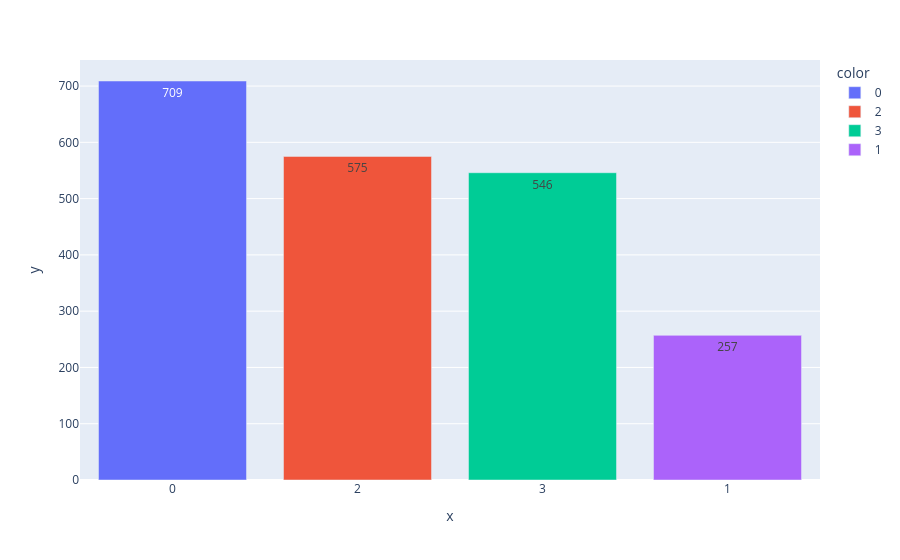

Notebook code for this chart:
### Code cell
# visualiser le diagramme des nombres d'observations
bar_plot(val)

### Figure 1 — Plotly figure (JSON) as saved in the notebook; plotly's stock layout.template omitted (floating-point values rounded to 4 significant figures)
{"data": [{"hovertemplate": "color=0<br>x=%{x}<br>y=%{y}<extra></extra>", "legendgroup": "0", "marker": {"color": "#636efa", "pattern": {"shape": ""}}, "name": "0", "orientation": "v", "showlegend": true, "textposition": "auto", "texttemplate": "%{y}", "type": "bar", "x": ["0"], "xaxis": "x", "y": [709], "yaxis": "y"}, {"hovertemplate": "color=2<br>x=%{x}<br>y=%{y}<extra></extra>", "legendgroup": "2", "marker": {"color": "#EF553B", "pattern": {"shape": ""}}, "name": "2", "orientation": "v", "showlegend": true, "textposition": "auto", "texttemplate": "%{y}", "type": "bar", "x": ["2"], "xaxis": "x", "y": [575], "yaxis": "y"}, {"hovertemplate": "color=3<br>x=%{x}<br>y=%{y}<extra></extra>", "legendgroup": "3", "marker": {"color": "#00cc96", "pattern": {"shape": ""}}, "name": "3", "orientation": "v", "showlegend": true, "textposition": "auto", "texttemplate": "%{y}", "type": "bar", "x": ["3"], "xaxis": "x", "y": [546], "yaxis": "y"}, {"hovertemplate": "color=1<br>x=%{x}<br>y=%{y}<extra></extra>", "legendgroup": "1", "marker": {"color": "#ab63fa", "pattern": {"shape": ""}}, "name": "1", "orientation": "v", "showlegend": true, "textposition": "auto", "texttemplate": "%{y}", "type": "bar", "x": ["1"], "xaxis": "x", "y": [257], "yaxis": "y"}], "layout": {"barmode": "relative", "legend": {"title": {"text": "color"}, "tracegroupgap": 0}, "margin": {"t": 60}, "xaxis": {"anchor": "y", "domain": [0, 1], "title": {"text": "x"}}, "yaxis": {"anchor": "x", "domain": [0, 1], "title": {"text": "y"}}}}
